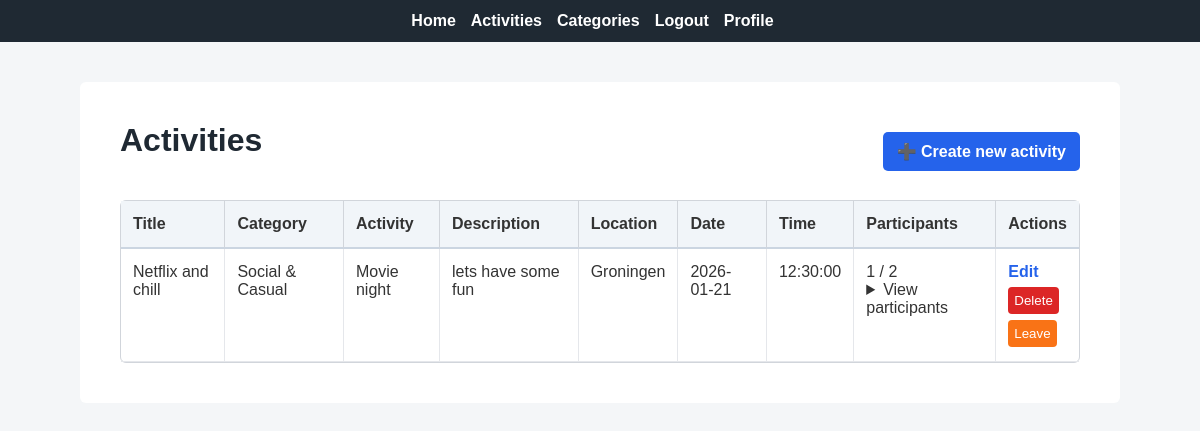
/activities (signed in), run on the app's committed database.
### app/models.py (models this page shows, shortened)
class PaginatedAPIMixin(object):
    @staticmethod
    def to_collection_dict(query, page, per_page, endpoint, **kwargs):
        resources = db.paginate(query, page=page, per_page=per_page,
                                error_out=False)
        data = {
            'items': [item.to_dict() for item in resources.items],
            '_meta': {
                'page': page,
                'per_page': per_page,
                'total_pages': resources.pages,
                'total_items': resources.total
            },
            '_links': {
                'self': url_for(endpoint, page=page, per_page=per_page,
                                **kwargs),
                'next': url_for(endpoint, page=page + 1, per_page=per_page,
                                **kwargs) if resources.has_next else None,
                'prev': url_for(endpoint, page=page - 1, per_page=per_page,
                                **kwargs) if resources.has_prev else None
            }
        }
        return data

class Activity(PaginatedAPIMixin, db.Model):
    __tablename__ = 'activities'
    id = db.Column(db.Integer, primary_key=True)
    title = db.Column(db.String(200), nullable=False)
    description = db.Column(db.Text)
    location = db.Column(db.String(255), nullable=False)
    activity_date = db.Column(db.Date, nullable=False)
    activity_time = db.Column(db.Time, nullable=False)
    max_participants = db.Column(db.Integer, default=10)
    creator_id = db.Column(db.Integer, db.ForeignKey('users.id'), nullable=False)
    category_id = db.Column(db.Integer, db.ForeignKey('categories.id'), nullable=False)
    activity_type_id = db.Column(db.Integer, db.ForeignKey('activity_types.id'), nullable=False)
    created_at = db.Column(db.DateTime, default=datetime.now(timezone.utc))
    updated_at = db.Column(db.DateTime, default=datetime.now(timezone.utc), onupdate=datetime.now(timezone.utc))
    creator = db.relationship('Users', backref='activities_created')
    category = db.relationship('Category', backref='activities')
    activity_type = db.relationship('ActivityType', backref='activities')
    def get_category(self):
        return Category.query.get(self.category_id)
    def get_activity_type(self):
        return ActivityType.query.get(self.activity_type_id)
    def get_participant_count(self):
        return ActivityParticipant.query.filter_by(activity_id=self.id).count()
    def has_user_joined(self, user_id):
        return ActivityParticipant.query.filter_by(
            activity_id=self.id,
            user_id=user_id
        ).first() is not None
    def get_participants(self):
        participants = ActivityParticipant.query.filter_by(activity_id=self.id).all()
        return [participant.get_user() for participant in participants]

class Category(db.Model):
    __tablename__ = 'categories'
    id = db.Column(db.Integer, primary_key=True)
    name = db.Column(db.String(100), unique=True, nullable=False)
    description = db.Column(db.Text)
    created_at = db.Column(db.DateTime, default=datetime.now(timezone.utc))
    activity_types = db.relationship('ActivityType', backref='category', lazy='dynamic')

class ActivityType(db.Model):
    __tablename__ = 'activity_types'
    id = db.Column(db.Integer, primary_key=True)
    name = db.Column(db.String(100), nullable=False)
    category_id = db.Column(db.Integer, db.ForeignKey('categories.id'), nullable=False)
    created_at = db.Column(db.DateTime, default=datetime.now(timezone.utc))
    __table_args__ = (
        db.UniqueConstraint('name', 'category_id', name='unique_type_per_category'),
    )

### app/routes.py (the view)
@app.route("/activities")
@login_required
def activities():
    now = datetime.now()
    current_date = now.date()
    current_time = now.time()
    all_activities = Activity.query.all()
    activities = [
        activity for activity in all_activities
        if (activity.activity_date > current_date) or
           (activity.activity_date == current_date and activity.activity_time > current_time)
    ]
    activities.sort(key=lambda x: (x.activity_date, x.activity_time))
    return render_template("activities.html", activities=activities)

### app/models.py (called while the page is built)
@login.user_loader
def load_user(id):
    return db.session.get(Users, int(id))

    def get_user(self):
        return Users.query.get(self.user_id)

### app/routes.py (called while the page is built)
@app.before_request
def before_request():
    if current_user.is_authenticated:
        current_user.last_seen = datetime.now(timezone.utc)
        db.session.commit()

### app/templates/activities.html (shortened to what this page needs)
{% extends "base.html" %}
{% block content %}
<div class="activities-page">
    <div class="activities-header">
        <h1>Activities</h1>
        <a class="btn-create" href="{{ url_for('create_activity') }}">
            ➕ Create new activity
        </a>
    </div>
    {% if activities %}
    <table class="activities-table">
        <thead>
            <tr>
                <th>Title</th>
                <th>Category</th>
                <th>Activity</th>
                <th>Description</th>
                <th>Location</th>
                <th>Date</th>
                <th>Time</th>
                <th>Participants</th>
                <th>Actions</th>
            </tr>
        </thead>
        <tbody>
            {% for activity in activities %}
            <tr>
                <td>{{ activity.title }}</td>
                <td>{{ activity.get_category().name }}</td>
                <td>{{ activity.get_activity_type().name }}</td>
                <td>{{ activity.description }}</td>
                <td>{{ activity.location }}</td>
                <td>{{ activity.activity_date }}</td>
                <td>{{ activity.activity_time }}</td>
                <td class="participants-cell">
                    {{ activity.get_participant_count() }} / {{ activity.max_participants }}
                    {% if activity.has_user_joined(current_user.id) and activity.get_participant_count() > 0 %}
                        <details class="participants-details">
                            <summary>View participants</summary>
                        </details>
                    {% endif %}
                </td>
                <td class="actions">
                    {% if activity.creator_id == current_user.id %}
                        <a href="{{ url_for('edit_activity', id=activity.id) }}" class="btn-edit">
                            Edit
                        </a>
                        <form method="POST" action="{{ url_for('delete_activity', id=activity.id) }}">
                            <button class="btn-delete" type="submit">Delete</button>
                        </form>
                    {% endif %}
                    {% if activity.has_user_joined(current_user.id) %}
                        <form method="POST" action="{{ url_for('leave_activity', id=activity.id) }}">
                            <button class="btn-leave" type="submit">Leave</button>
                        </form>
                    {% elif not activity.is_full() %}
                        <form method="POST" action="{{ url_for('join_activity', id=activity.id) }}">
                            <button class="btn-join" type="submit">Join</button>
                        </form>
                    {% else %}
                        <span class="full-label">Full</span>
                    {% endif %}
                </td>
            </tr>
            {% endfor %}
        </tbody>
    </table>
    {% else %}
        <p>No activities yet.</p>
    {% endif %}
</div>
{% endblock %}

### app/static/css/style.css (style rules this page uses)
body { font-family: Arial, Helvetica, sans-serif; margin: 0; padding: 0; background-color: #f4f6f8; color: #333; }
h1 { margin-top: 0; color: #1f2933; }
table { width: 100%; border-collapse: collapse; margin-top: 20px; }
th, td { padding: 10px; text-align: left; }
th { background-color: #f0f2f5; border-bottom: 2px solid #ccc; }
td { border-bottom: 1px solid #e0e0e0; }
button { padding: 6px 10px; border: none; border-radius: 4px; background-color: #2563eb; color: white; cursor: pointer; }
form { display: inline; }
.activities-page { max-width: 1200px; margin: 0 auto; padding: 20px; }
.activities-header { display: flex; justify-content: space-between; align-items: center; margin-bottom: 20px; }
.btn-create { background-color: #2563eb; color: white; padding: 10px 14px; border-radius: 5px; text-decoration: none; font-weight: bold; }
.activities-table { width: 100%; border-collapse: separate; border-spacing: 0; background-color: white; margin-top: 20px; border: 1px solid #d1d5db; border-radius: 6px; overflow: visible; }
.activities-table th { background-color: #f1f5f9; padding: 14px 12px; text-align: left; font-weight: bold; border-right: 1px solid #d1d5db; border-bottom: 2px solid #cbd5e1; }
.activities-table td { padding: 14px 12px; border-right: 1px solid #e5e7eb; border-bottom: 1px solid #e5e7eb; vertical-align: top; }
.activities-table th:last-child, .activities-table td:last-child { border-right: none; }
.actions { display: flex; flex-direction: column; gap: 6px; }
.btn-edit { color: #2563eb; font-weight: bold; text-decoration: none; }
.btn-delete { background-color: #dc2626; color: white; border: none; padding: 6px; border-radius: 4px; cursor: pointer; }
.btn-leave { background-color: #f97316; color: white; border: none; padding: 6px; border-radius: 4px; cursor: pointer; }

### data on the page
Activity: title "Netflix and chill", get_category "Social & Casual", get_activity_type "Movie night", description "lets have some fun", location "Groningen", activity_date "2026-01-21", activity_time "12:30:00", get_participant_count "1", max_participants "2"
